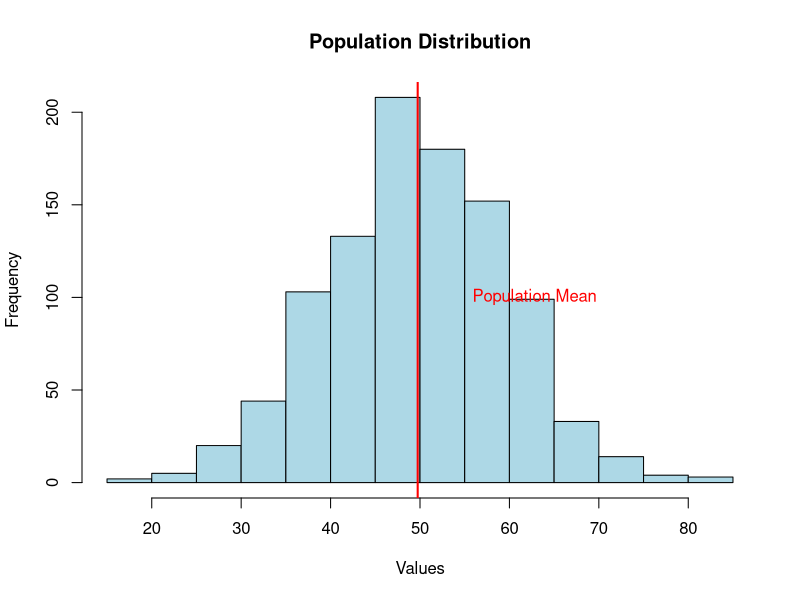
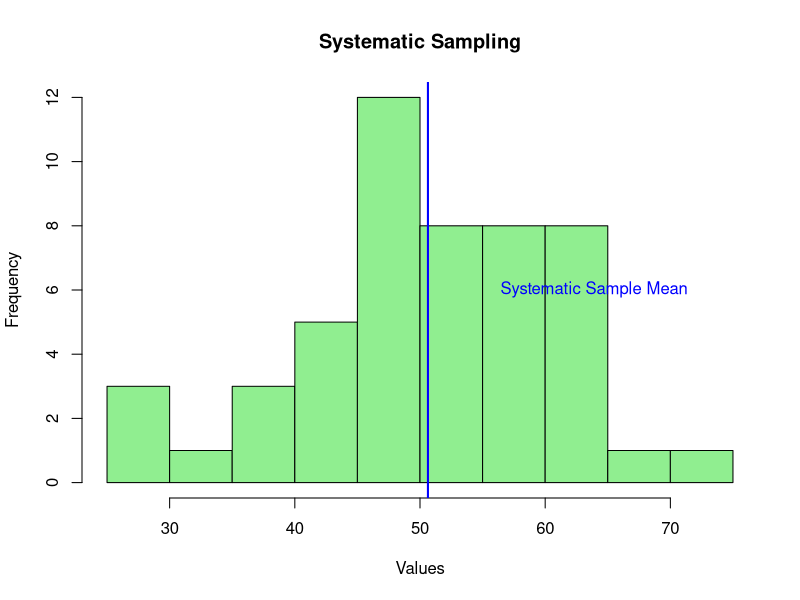

Here is the R script that generated these plots, in order:
# Set a seed for reproducibility
set.seed(42)

# Generate a synthetic dataset with a normal distribution
population <- rnorm(1000, mean = 50, sd = 10)

# Plot the population distribution
hist(population, main = "Population Distribution", xlab = "Values", col = "lightblue", border = "black")

# Add a vertical line at the population mean
abline(v = mean(population), col = "red", lwd = 2)

# Add text to label the mean
text(mean(population) + 5, 100, "Population Mean", col = "red", pos = 4)

# Systematic Sampling
systematic_sample_size <- 50
k <- round(length(population) / systematic_sample_size)

# Select a random start point
start_point <- sample(1:k, size = 1)

# Perform systematic sampling
systematic_sample_indices <- seq(start_point, length(population), by = k)
systematic_sample <- population[systematic_sample_indices]

# Plot the systematic sample distribution
hist(systematic_sample, main = "Systematic Sampling", xlab = "Values", col = "lightgreen", border = "black")

# Add a vertical line at the systematic sample mean
abline(v = mean(systematic_sample), col = "blue", lwd = 2)

# Add text to label the mean
text(mean(systematic_sample) + 5, 6, "Systematic Sample Mean", col = "blue", pos = 4)
